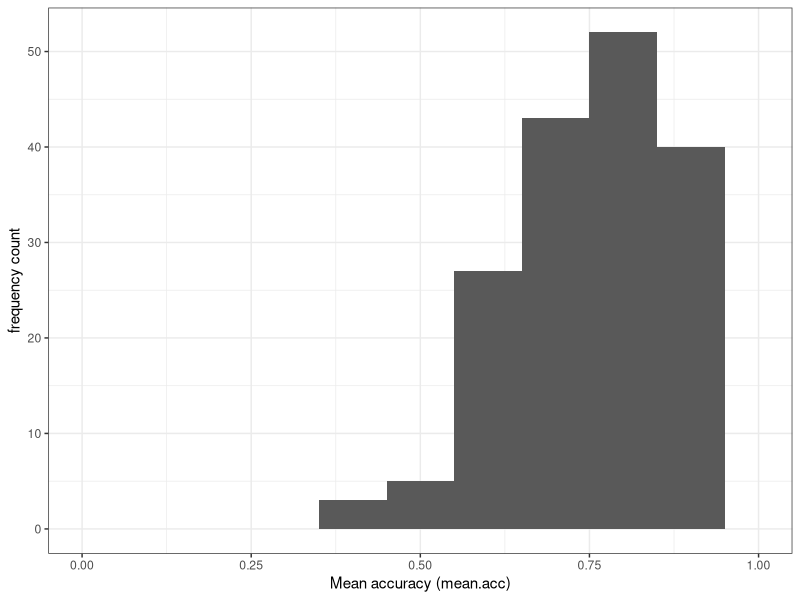
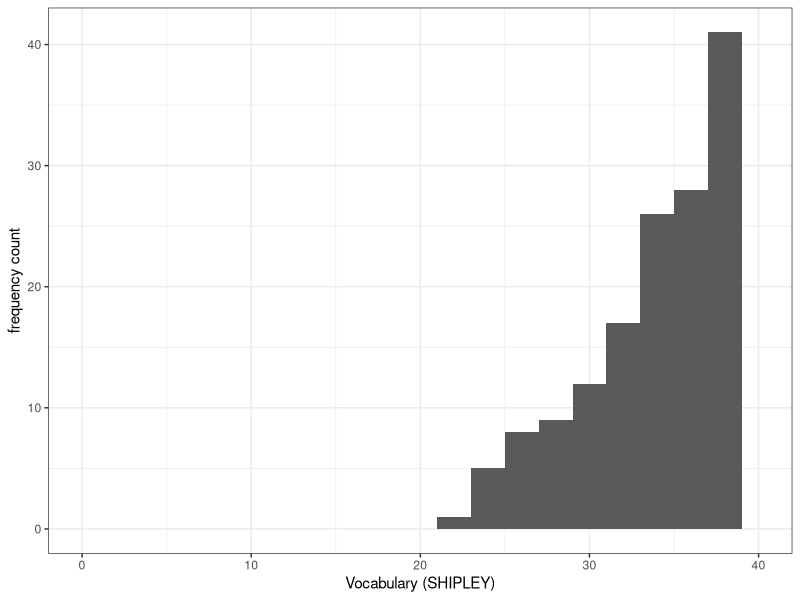
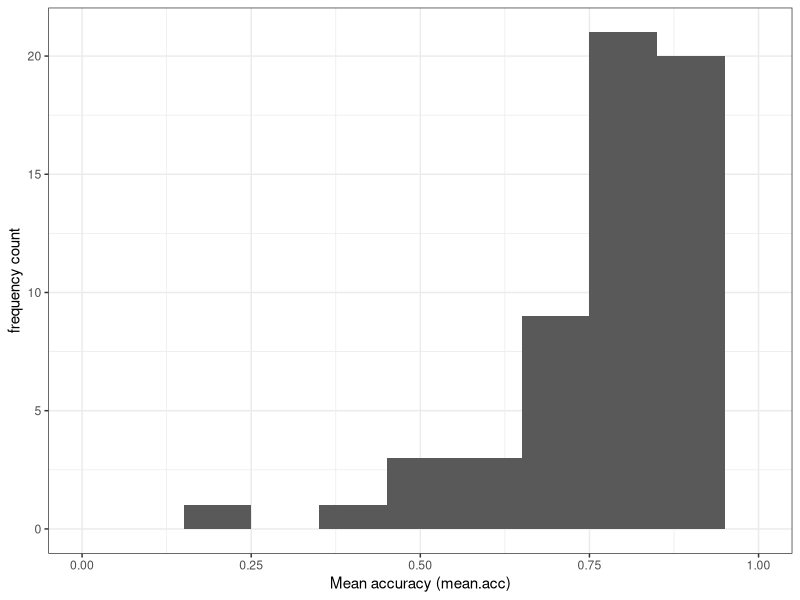
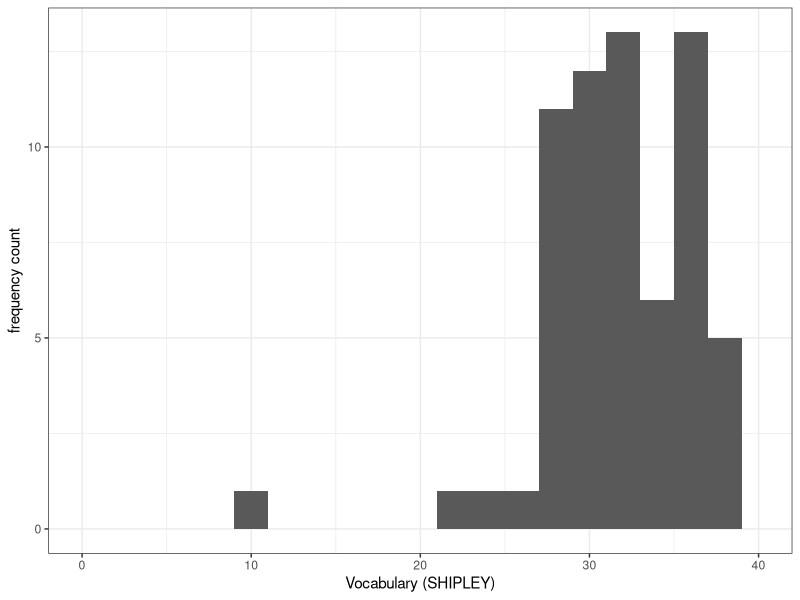
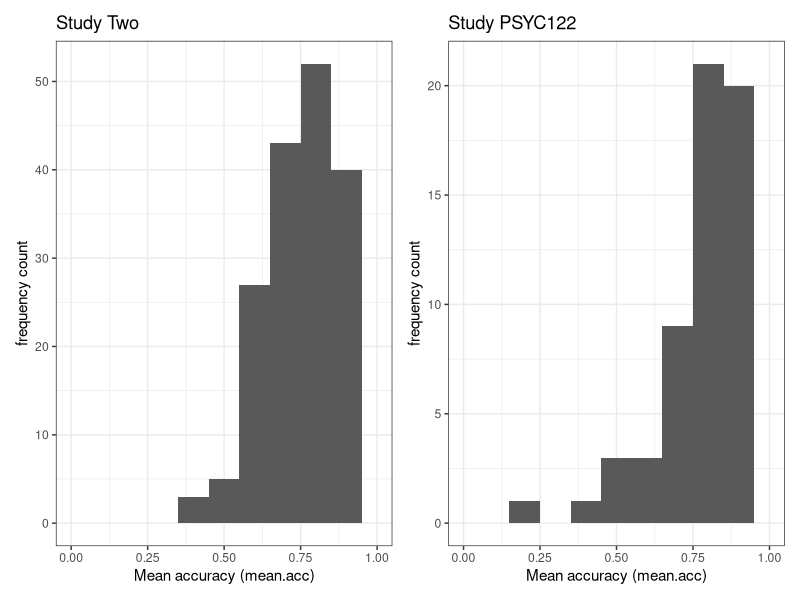
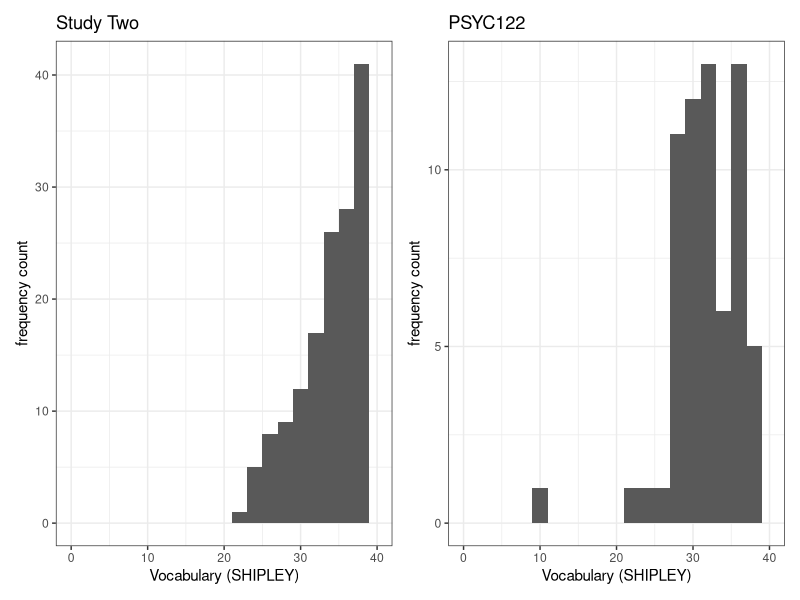
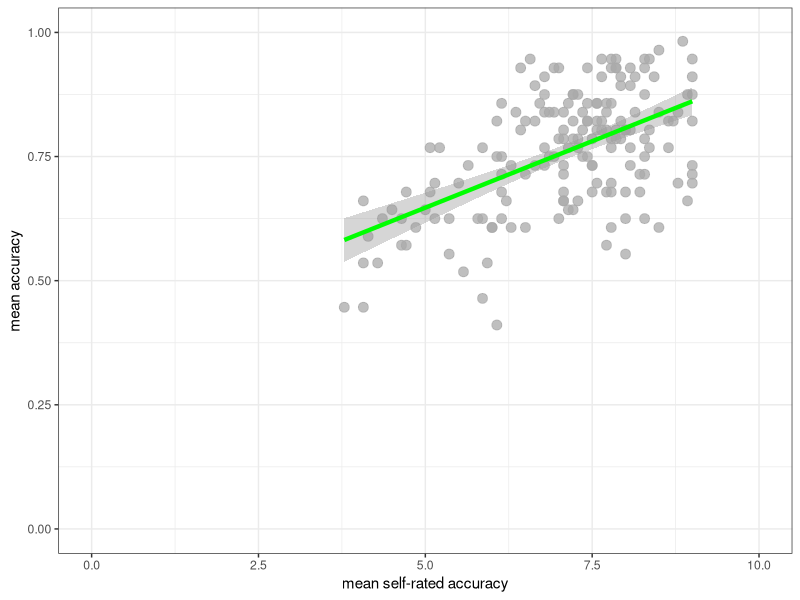
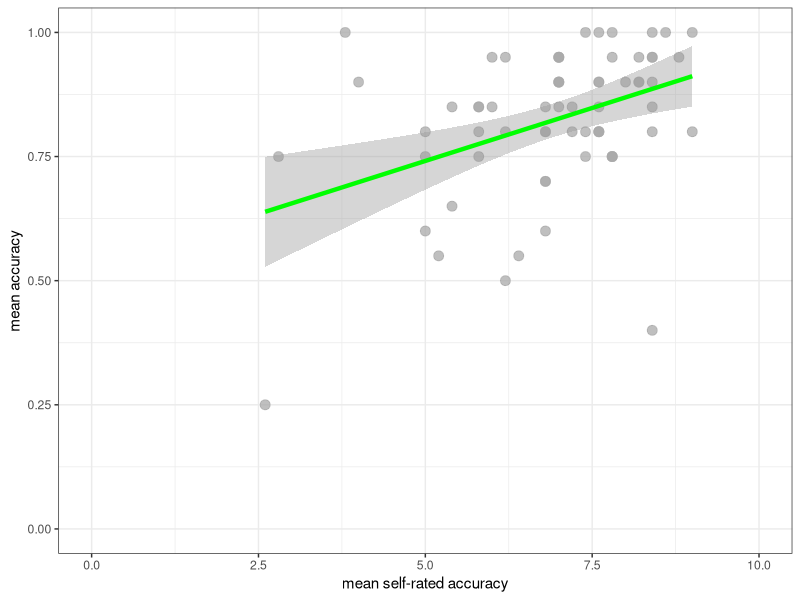

Reproduce these figures in R, in order. (Note: this script raises an error after producing the figures.)
## ---- chunk 1
knitr::opts_chunk$set(echo = TRUE)
## ---- chunk 2
rm(list=ls())                            
## ---- chunk 3
library("ggeffects")
library("patchwork")
library("tidyverse")
## ---- chunk 4
study.two.gen <- read_csv("study-two-general-participants.csv")  
study.122 <- read_csv("2023-24_PSYC122-participants.csv")  
## ---- chunk 5
summary(study.two.gen)
summary(study.122)
## ---- chunk 6
ggplot(data = study.two.gen, aes(x = mean.acc)) + 
  geom_histogram(binwidth = .1) +
  theme_bw() +
  labs(x = "Mean accuracy (mean.acc)", y = "frequency count") +
  xlim(0, 1)

ggplot(data = study.two.gen, aes(x = SHIPLEY)) + 
  geom_histogram(binwidth = 2) +
  theme_bw() +
  labs(x = "Vocabulary (SHIPLEY)", y = "frequency count") +
  xlim(0, 40)

ggplot(data = study.122, aes(x = mean.acc)) + 
  geom_histogram(binwidth = .1) +
  theme_bw() +
  labs(x = "Mean accuracy (mean.acc)", y = "frequency count") +
  xlim(0, 1)

ggplot(data = study.122, aes(x = SHIPLEY)) + 
  geom_histogram(binwidth = 2) +
  theme_bw() +
  labs(x = "Vocabulary (SHIPLEY)", y = "frequency count") +
  xlim(0, 40)
## ---- chunk 7
plot.two <- ggplot(data = study.two.gen, aes(x = mean.acc)) + 
  geom_histogram(binwidth = .1) +
  theme_bw() +
  labs(x = "Mean accuracy (mean.acc)", y = "frequency count", title = "Study Two") +
  xlim(0, 1)

plot.122 <- ggplot(data = study.122, aes(x = mean.acc)) + 
  geom_histogram(binwidth = .1) +
  theme_bw() +
  labs(x = "Mean accuracy (mean.acc)", y = "frequency count", title = "Study PSYC122") +
  xlim(0, 1)
## ---- chunk 8
plot.two + plot.122
## ---- chunk 9
plot.two <- ggplot(data = study.two.gen, aes(x = SHIPLEY)) + 
  geom_histogram(binwidth = 2) +
  theme_bw() +
  labs(x = "Vocabulary (SHIPLEY)", y = "frequency count", title = "Study Two") +
  xlim(0, 40)

plot.122 <- ggplot(data = study.122, aes(x = SHIPLEY)) + 
  geom_histogram(binwidth = 2) +
  theme_bw() +
  labs(x = "Vocabulary (SHIPLEY)", y = "frequency count", title = "PSYC122") +
  xlim(0, 40)
## ---- chunk 10
plot.two + plot.122
## ---- chunk 11
ggplot(data = study.two.gen, aes(x = mean.self, y = mean.acc)) +
  geom_point(alpha = 0.75, size = 3, colour = "darkgrey") +
  geom_smooth(method = "lm", size = 1.5, colour = "green") +
  theme_bw() +
  labs(x = "mean self-rated accuracy", y = "mean accuracy") +
  xlim(0, 10) + ylim(0, 1)

ggplot(data = study.122, aes(x = mean.self, y = mean.acc)) +
  geom_point(alpha = 0.75, size = 3, colour = "darkgrey") +
  geom_smooth(method = "lm", size = 1.5, colour = "green") +
  theme_bw() +
  labs(x = "mean self-rated accuracy", y = "mean accuracy") +
  xlim(0, 10) + ylim(0, 1)
## ---- chunk 12
plot.two <- ggplot(data = study.two.gen, aes(x = mean.self, y = mean.acc)) +
  geom_point(alpha = 0.75, size = 3, colour = "darkgrey") +
  geom_smooth(method = "lm", size = 1.5, colour = "green") +
  theme_bw() +
  labs(x = "mean self-rated accuracy", y = "mean accuracy") +
  xlim(0, 10) + ylim(0, 1)

plot.122 <- ggplot(data = study.122, aes(x = mean.self, y = mean.acc)) +
  geom_point(alpha = 0.75, size = 3, colour = "darkgrey") +
  geom_smooth(method = "lm", size = 1.5, colour = "green") +
  theme_bw() +
  labs(x = "mean self-rated accuracy", y = "mean accuracy") +
  xlim(0, 10) + ylim(0, 1)
## ---- chunk 13
plot.two + plot.122
## ---- chunk 14
cor.test(study.two.gen$mean.acc, study.two.gen$mean.self, method = "pearson",  alternative = "two.sided")
## ---- chunk 15
cor.test(study.122$mean.acc, study.122$mean.self, method = "pearson",  alternative = "two.sided")
## ---- chunk 16
model <- lm(mean.acc ~ HLVA + SHIPLEY + FACTOR3, data = study.two.gen)
summary(model)
## ---- chunk 17
model <- lm(mean.acc ~ HLVA + SHIPLEY + FACTOR3, data = study.122)
summary(model)
## ---- chunk 18
model.two <- lm(mean.acc ~ HLVA + SHIPLEY + FACTOR3, data = study.two.gen)
summary(model.two)
model.122 <- lm(mean.acc ~ HLVA + SHIPLEY + FACTOR3, data = study.122)
summary(model.122)
## ---- chunk 19
dat.two <- ggpredict(model.two, "HLVA")
plot.two <- plot(dat.two) + labs(title = "Study Two")
dat.122 <- ggpredict(model.122, "HLVA")
plot.122 <- plot(dat.122) + labs(title = "Study PSYC122")
## ---- chunk 20
plot.two + plot.122
## ---- chunk 21
dat.two <- ggpredict(model.two, "HLVA")
plot.two <- plot(dat.two, colors = "bw", add.data = TRUE) + labs(title = "Study Two")

dat.122 <- ggpredict(model.122, "HLVA")
plot.122 <- plot(dat.122, colors = "bw", add.data = TRUE) + labs(title = "Study PSYC122")
## ---- chunk 22
plot.two + plot.122
